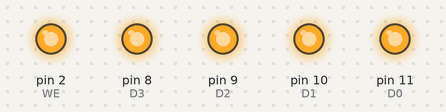
Bench run of a sketch on a simulated Arduino Uno, built with avr-gcc and run on an emulated ATmega328P. On the bench: output pins drawn as LEDs (lit = HIGH). Pins used as bus, display or sensor lines are not drawn.

Above: at 2.05 s.
At 12.15 s:
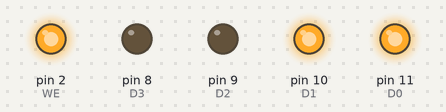
At 12.25 s:
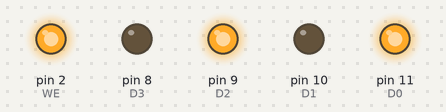
At 12.4 s:
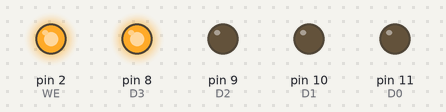
Timing chart, 0 to 14.4 s (numbered marks = the images above):
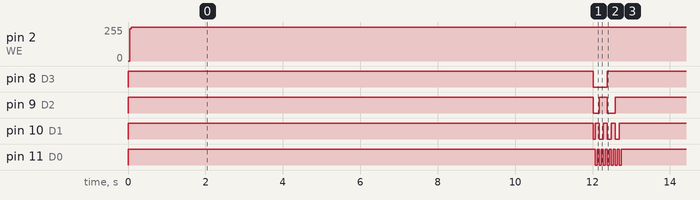

The sketch:

SNDTEST_76489.ino
```cpp
//---------------------------------------
//SN76489 Digital Complex Sound Generator
//---------------------------------------
#define D0 11
#define D1 10
#define D2 9
#define D3 8
#define D4 7
#define D5 6
#define D6 5
#define D7 4

//#define D0 4
//#define D1 5
//#define D2 6
//#define D3 7
//#define D4 8
//#define D5 9
//#define D6 10
//#define D7 11


#define WE 2
#define CE 13
//==============================================================
void setup()
{
  pinMode(D0, OUTPUT); pinMode(D1, OUTPUT); pinMode(D2, OUTPUT);
  pinMode(D3, OUTPUT); pinMode(D4, OUTPUT); pinMode(D5, OUTPUT);
  pinMode(D6, OUTPUT); pinMode(D7, OUTPUT);
  pinMode(WE, OUTPUT); digitalWrite(WE, HIGH);
  pinMode(CE, OUTPUT); digitalWrite(CE, HIGH);
  //------------------------------------------------------------
  SilenceAllChannels(); //mute all channels of SN76489
  delay(2000);

}
//==============================================================
void loop()
{
  SendByte(0x90); //channel 0 maximum volume
  //different tone frequencies @ channel 0
 // SendByte(0x8F); SendByte(0x3F); //122Hz tone
 // delay(4000);
  //--------------------------------------------------------
 // SendByte(0x81); SendByte(0x27); //200Hz tone
 // delay(4000);
  //--------------------------------------------------------
 // SendByte(0x81); SendByte(0x1A); //300Hz tone
 // delay(4000);
  //--------------------------------------------------------
 // SendByte(0x8A); SendByte(0x0F); //500Hz tone
 // delay(4000);
  //--------------------------------------------------------
  SendByte(0x83); SendByte(0x0F); //2500Hz tone ON 2.5mHZ
  delay(10000);
  //--------------------------------------------------------

  for(byte vol=0x91; vol<=0x9F; vol++) //attenuate gradually
  {
    SendByte(vol); delay(50);
  }
}
//==============================================================
void PutByte(byte b)
{
  digitalWrite(D0, (b&1)?HIGH:LOW);
  digitalWrite(D1, (b&2)?HIGH:LOW);
  digitalWrite(D2, (b&4)?HIGH:LOW);
  digitalWrite(D3, (b&8)?HIGH:LOW);
  digitalWrite(D4, (b&16)?HIGH:LOW);
  digitalWrite(D5, (b&32)?HIGH:LOW);
  digitalWrite(D6, (b&64)?HIGH:LOW);
  digitalWrite(D7, (b&128)?HIGH:LOW);
}
//==============================================================
void SendByte(byte b)
{
  digitalWrite(CE, LOW);
  digitalWrite(WE, HIGH);
  PutByte(b);
  delay(1);
  digitalWrite(WE, LOW);
  delay(1);
  digitalWrite(WE, HIGH);
  digitalWrite(CE, HIGH);
}
//==============================================================
void SilenceAllChannels()
{
  SendByte(0x9F); //mute channel 0
  SendByte(0xBF); //mute channel 1
  SendByte(0xDF); //mute channel 2
  SendByte(0xFF); //mute noise channel
}
```

Measured:
- by itself, pin 8 (D3): alternates HIGH for 10.4 s and LOW for 0.36 s
- by itself, pin 9 (D2): repeats every 10.8 s: HIGH 0.21 s, LOW 0.21 s, HIGH 10.2 s, LOW 0.16 s
- by itself, pin 10 (D1): repeats every 10.8 s: 3 × (HIGH 0.10 s, LOW 0.10 s), HIGH 10.1 s, LOW 0.05 s
- by itself, pin 11 (D0): repeats every 10.8 s: 6 × (HIGH 0.05 s, LOW 0.05 s), HIGH 10.1 s, LOW 0.05 s
